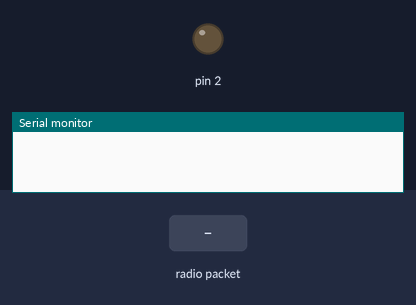
Recording of a sketch running on a simulated Arduino Uno, built with avr-gcc and run on an emulated ATmega328P. Shown: output pins drawn as LEDs (lit = HIGH), the last lines printed to the serial monitor. Inputs (shaded band) come from the test bench. No radio packets arrive unless stated.

Above: at 1.2 s.
1.3 s: radio packet "L" arrives
At 1.7 s:
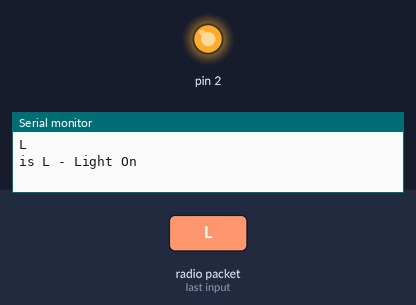
3.3 s: radio packet "1" arrives
Timing chart, 0 to 6.3 s (numbered marks = the images above; inputs shaded):
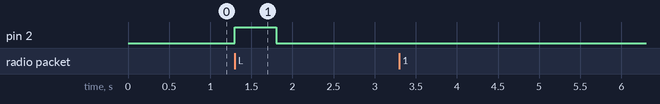

The sketch:

Rx-Test.ino
```cpp
    /* By Jeremy S. Cook 3/21/2019
    *
    * Code Modified from: Arduino Wireless Communication Tutorial
    * Example 1 - Receiver Code
    * by Dejan Nedelkovski, www.HowToMechatronics.com
    *
    * Library: TMRh20/RF24, https://github.com/nRF24/RF24
    */
    #include <SPI.h>
    #include <nRF24L01.h>
    #include <RF24.h>
    RF24 radio(7, 8); // CE, CSN
    const byte address[6] = "00001";
    void setup() {
      Serial.begin(9600);
      radio.begin();
      radio.openReadingPipe(0, address);
      radio.setPALevel(RF24_PA_MIN); //set as: RF24_PA_MIN, RF24_PA_LOW, RF24_PA_HIGH, RF24_PA_MAX
      radio.setDataRate(RF24_250KBPS); //set as: F24_250KBPS, F24_1MBPS, F24_2MBPS ==>250KBPS = longest range
      radio.setChannel(80); //sets channel from 2.4 to 2.524 GHz in 1 MHz increments 2.483.5 GHz is normal legal limit
      radio.startListening();
      pinMode(2, OUTPUT);
    }
    void loop() {
      if (radio.available()) {
        char text[32] = "";
        radio.read(&text, sizeof(text));
        String Data = String(text);
        Serial.println(text);
        if(Data == "L") {
          Serial.println("is L - Light On");
          digitalWrite(2, HIGH);
          delay(500);
        }
      }
      else digitalWrite(2, LOW);
    }
```

Measured:
- after the input at 1.3 s, pin 2: LOW → HIGH at once, → LOW 0.50 s later
